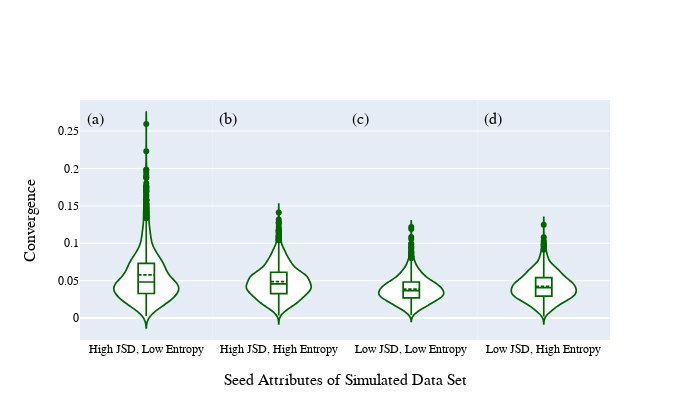
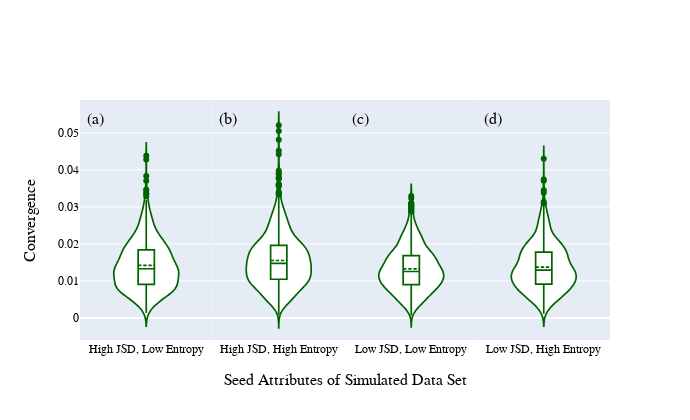
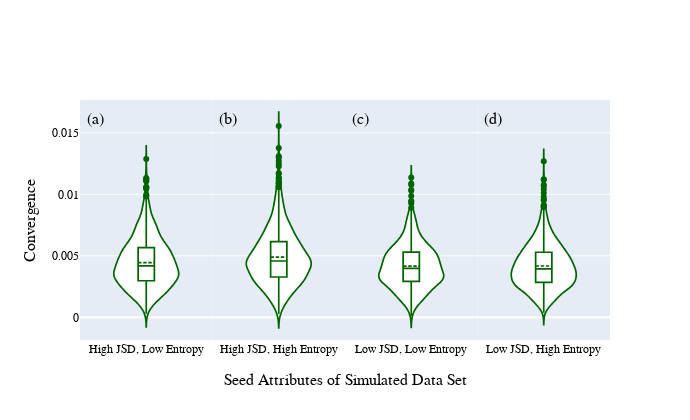

Source (notebook cell) for these figures, in order:
### Code cell
for k, f in figs.items():
    pio.write_image(f, f"plots/synthetic/convergence/{k}.pdf", format='pdf')
    f.show()

### Figure 1 — Plotly figure (JSON) as saved in the notebook; plotly's stock layout.template omitted (floating-point values rounded to 4 significant figures; data arrays with more than 128 entries replaced by an {"elided": "..."} marker saying what was removed)
{"data": [{"box": {"visible": true}, "fillcolor": "white", "line": {"color": "darkgreen", "width": 1.7}, "meanline": {"visible": true}, "name": "High JSD, Low Entropy", "opacity": 1, "type": "violin", "xaxis": "x", "y": {"elided": "1000 float values"}, "yaxis": "y"}, {"box": {"visible": true}, "fillcolor": "white", "line": {"color": "darkgreen", "width": 1.7}, "meanline": {"visible": true}, "name": "High JSD, High Entropy", "opacity": 1, "type": "violin", "xaxis": "x2", "y": {"elided": "1000 float values"}, "yaxis": "y2"}, {"box": {"visible": true}, "fillcolor": "white", "line": {"color": "darkgreen", "width": 1.7}, "meanline": {"visible": true}, "name": "Low JSD, Low Entropy", "opacity": 1, "type": "violin", "xaxis": "x3", "y": {"elided": "1000 float values"}, "yaxis": "y3"}, {"box": {"visible": true}, "fillcolor": "white", "line": {"color": "darkgreen", "width": 1.7}, "meanline": {"visible": true}, "name": "Low JSD, High Entropy", "opacity": 1, "type": "violin", "xaxis": "x4", "y": {"elided": "1000 float values"}, "yaxis": "y4"}], "layout": {"annotations": [{"font": {"size": 16}, "showarrow": false, "text": "(a)", "x": 0.03, "xanchor": "center", "xref": "paper", "y": 0.88, "yanchor": "bottom", "yref": "paper"}, {"font": {"size": 16}, "showarrow": false, "text": "(b)", "x": 0.28, "xanchor": "center", "xref": "paper", "y": 0.88, "yanchor": "bottom", "yref": "paper"}, {"font": {"size": 16}, "showarrow": false, "text": "(c)", "x": 0.53, "xanchor": "center", "xref": "paper", "y": 0.88, "yanchor": "bottom", "yref": "paper"}, {"font": {"size": 16}, "showarrow": false, "text": "(d)", "x": 0.78, "xanchor": "center", "xref": "paper", "y": 0.88, "yanchor": "bottom", "yref": "paper"}, {"font": {"size": 16}, "showarrow": false, "text": "Seed Attributes of Simulated Data Set", "x": 0.5, "xanchor": "center", "xref": "paper", "y": 0, "yanchor": "top", "yref": "paper", "yshift": -30}, {"font": {"size": 16}, "showarrow": false, "text": "Convergence", "textangle": -90, "x": 0, "xanchor": "right", "xref": "paper", "xshift": -40, "y": 0.5, "yanchor": "middle", "yref": "paper"}], "font": {"color": "black", "family": "Helvetica"}, "height": 420, "showlegend": false, "width": 690, "xaxis": {"anchor": "y", "domain": [0, 0.25]}, "xaxis2": {"anchor": "y2", "domain": [0.25, 0.5]}, "xaxis3": {"anchor": "y3", "domain": [0.5, 0.75]}, "xaxis4": {"anchor": "y4", "domain": [0.75, 1]}, "yaxis": {"anchor": "x", "domain": [0, 1]}, "yaxis2": {"anchor": "x2", "domain": [0, 1], "matches": "y", "showticklabels": false}, "yaxis3": {"anchor": "x3", "domain": [0, 1], "matches": "y", "showticklabels": false}, "yaxis4": {"anchor": "x4", "domain": [0, 1], "matches": "y", "showticklabels": false}}}

### Figure 2 — Plotly figure (JSON) as saved in the notebook; plotly's stock layout.template omitted (floating-point values rounded to 4 significant figures; data arrays with more than 128 entries replaced by an {"elided": "..."} marker saying what was removed)
{"data": [{"box": {"visible": true}, "fillcolor": "white", "line": {"color": "darkgreen", "width": 1.7}, "meanline": {"visible": true}, "name": "High JSD, Low Entropy", "opacity": 1, "type": "violin", "xaxis": "x", "y": {"elided": "1000 float values"}, "yaxis": "y"}, {"box": {"visible": true}, "fillcolor": "white", "line": {"color": "darkgreen", "width": 1.7}, "meanline": {"visible": true}, "name": "High JSD, High Entropy", "opacity": 1, "type": "violin", "xaxis": "x2", "y": {"elided": "1000 float values"}, "yaxis": "y2"}, {"box": {"visible": true}, "fillcolor": "white", "line": {"color": "darkgreen", "width": 1.7}, "meanline": {"visible": true}, "name": "Low JSD, Low Entropy", "opacity": 1, "type": "violin", "xaxis": "x3", "y": {"elided": "1000 float values"}, "yaxis": "y3"}, {"box": {"visible": true}, "fillcolor": "white", "line": {"color": "darkgreen", "width": 1.7}, "meanline": {"visible": true}, "name": "Low JSD, High Entropy", "opacity": 1, "type": "violin", "xaxis": "x4", "y": {"elided": "1000 float values"}, "yaxis": "y4"}], "layout": {"annotations": [{"font": {"size": 16}, "showarrow": false, "text": "(a)", "x": 0.03, "xanchor": "center", "xref": "paper", "y": 0.88, "yanchor": "bottom", "yref": "paper"}, {"font": {"size": 16}, "showarrow": false, "text": "(b)", "x": 0.28, "xanchor": "center", "xref": "paper", "y": 0.88, "yanchor": "bottom", "yref": "paper"}, {"font": {"size": 16}, "showarrow": false, "text": "(c)", "x": 0.53, "xanchor": "center", "xref": "paper", "y": 0.88, "yanchor": "bottom", "yref": "paper"}, {"font": {"size": 16}, "showarrow": false, "text": "(d)", "x": 0.78, "xanchor": "center", "xref": "paper", "y": 0.88, "yanchor": "bottom", "yref": "paper"}, {"font": {"size": 16}, "showarrow": false, "text": "Seed Attributes of Simulated Data Set", "x": 0.5, "xanchor": "center", "xref": "paper", "y": 0, "yanchor": "top", "yref": "paper", "yshift": -30}, {"font": {"size": 16}, "showarrow": false, "text": "Convergence", "textangle": -90, "x": 0, "xanchor": "right", "xref": "paper", "xshift": -40, "y": 0.5, "yanchor": "middle", "yref": "paper"}], "font": {"color": "black", "family": "Helvetica"}, "height": 420, "showlegend": false, "width": 690, "xaxis": {"anchor": "y", "domain": [0, 0.25]}, "xaxis2": {"anchor": "y2", "domain": [0.25, 0.5]}, "xaxis3": {"anchor": "y3", "domain": [0.5, 0.75]}, "xaxis4": {"anchor": "y4", "domain": [0.75, 1]}, "yaxis": {"anchor": "x", "domain": [0, 1]}, "yaxis2": {"anchor": "x2", "domain": [0, 1], "matches": "y", "showticklabels": false}, "yaxis3": {"anchor": "x3", "domain": [0, 1], "matches": "y", "showticklabels": false}, "yaxis4": {"anchor": "x4", "domain": [0, 1], "matches": "y", "showticklabels": false}}}

### Figure 3 — Plotly figure (JSON) as saved in the notebook; plotly's stock layout.template omitted (floating-point values rounded to 4 significant figures; data arrays with more than 128 entries replaced by an {"elided": "..."} marker saying what was removed)
{"data": [{"box": {"visible": true}, "fillcolor": "white", "line": {"color": "darkgreen", "width": 1.7}, "meanline": {"visible": true}, "name": "High JSD, Low Entropy", "opacity": 1, "type": "violin", "xaxis": "x", "y": {"elided": "1000 float values"}, "yaxis": "y"}, {"box": {"visible": true}, "fillcolor": "white", "line": {"color": "darkgreen", "width": 1.7}, "meanline": {"visible": true}, "name": "High JSD, High Entropy", "opacity": 1, "type": "violin", "xaxis": "x2", "y": {"elided": "1000 float values"}, "yaxis": "y2"}, {"box": {"visible": true}, "fillcolor": "white", "line": {"color": "darkgreen", "width": 1.7}, "meanline": {"visible": true}, "name": "Low JSD, Low Entropy", "opacity": 1, "type": "violin", "xaxis": "x3", "y": {"elided": "1000 float values"}, "yaxis": "y3"}, {"box": {"visible": true}, "fillcolor": "white", "line": {"color": "darkgreen", "width": 1.7}, "meanline": {"visible": true}, "name": "Low JSD, High Entropy", "opacity": 1, "type": "violin", "xaxis": "x4", "y": {"elided": "1000 float values"}, "yaxis": "y4"}], "layout": {"annotations": [{"font": {"size": 16}, "showarrow": false, "text": "(a)", "x": 0.03, "xanchor": "center", "xref": "paper", "y": 0.88, "yanchor": "bottom", "yref": "paper"}, {"font": {"size": 16}, "showarrow": false, "text": "(b)", "x": 0.28, "xanchor": "center", "xref": "paper", "y": 0.88, "yanchor": "bottom", "yref": "paper"}, {"font": {"size": 16}, "showarrow": false, "text": "(c)", "x": 0.53, "xanchor": "center", "xref": "paper", "y": 0.88, "yanchor": "bottom", "yref": "paper"}, {"font": {"size": 16}, "showarrow": false, "text": "(d)", "x": 0.78, "xanchor": "center", "xref": "paper", "y": 0.88, "yanchor": "bottom", "yref": "paper"}, {"font": {"size": 16}, "showarrow": false, "text": "Seed Attributes of Simulated Data Set", "x": 0.5, "xanchor": "center", "xref": "paper", "y": 0, "yanchor": "top", "yref": "paper", "yshift": -30}, {"font": {"size": 16}, "showarrow": false, "text": "Convergence", "textangle": -90, "x": 0, "xanchor": "right", "xref": "paper", "xshift": -40, "y": 0.5, "yanchor": "middle", "yref": "paper"}], "font": {"color": "black", "family": "Helvetica"}, "height": 420, "showlegend": false, "width": 690, "xaxis": {"anchor": "y", "domain": [0, 0.25]}, "xaxis2": {"anchor": "y2", "domain": [0.25, 0.5]}, "xaxis3": {"anchor": "y3", "domain": [0.5, 0.75]}, "xaxis4": {"anchor": "y4", "domain": [0.75, 1]}, "yaxis": {"anchor": "x", "domain": [0, 1]}, "yaxis2": {"anchor": "x2", "domain": [0, 1], "matches": "y", "showticklabels": false}, "yaxis3": {"anchor": "x3", "domain": [0, 1], "matches": "y", "showticklabels": false}, "yaxis4": {"anchor": "x4", "domain": [0, 1], "matches": "y", "showticklabels": false}}}
